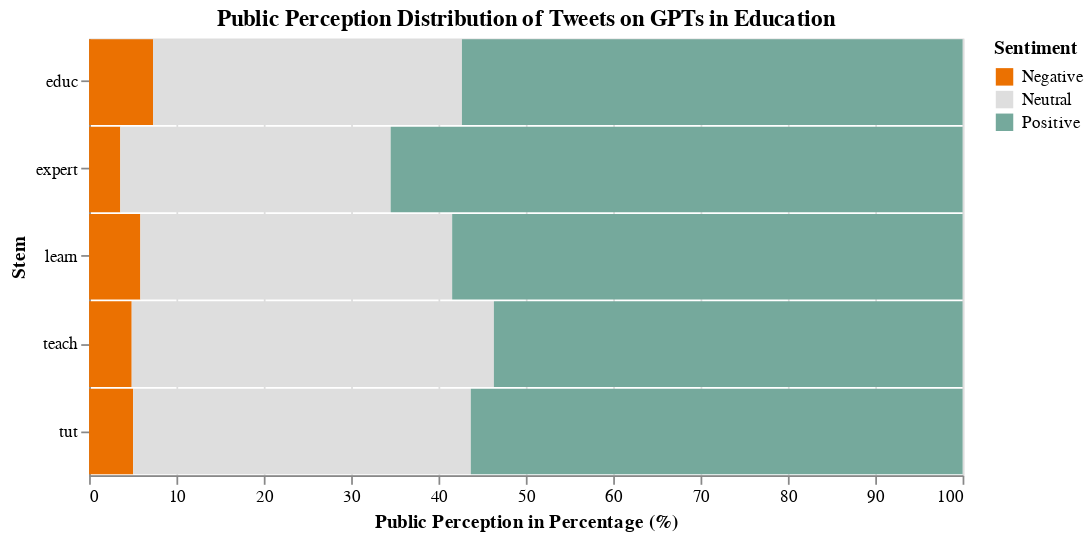

Notebook code cell kept with this figure:
### Markdown cell above
Remaining tweets face scrutiny given the ambiguity associated with filtered stems. Ambiguity may introduce semantic mismatches caused by **_TheFuzz_**. Stems deemed non-relevant to our niche are manually omitted, leaving 780 tweets.

### Code cell
#prepare data for share in tooltip
alt_vis = (
    df_vis.groupby(
        [
            "match_with", 
            "sentiment"
        ]
    )
    .size()
    .reset_index(
        name = "count"
    )
    .assign(
        share = lambda row: row["count"] / row.groupby("match_with")["count"].transform("sum"),
        sentiment = lambda row: row["sentiment"].str.title()
    )
    .sort_values(
        [
            "match_with", 
            "sentiment"
        ]
    )
)

alt.Chart(alt_vis).mark_bar(size = 49).encode(
    x = alt.X(
        shorthand = "sum(count):Q",
        stack = "normalize",
        axis = alt.Axis(
            title = "Public Perception in Percentage (%)",
            labelExpr = "datum.value * 100",
        )
    ),
    y = alt.Y(
        shorthand = "match_with:N",
        axis = alt.Axis(
            title = "Stem",
        ),
    ),
    color = alt.Color(
        shorthand = "sentiment:N",
        scale = alt.Scale(
            range = [
                "#EB7101", 
                "#DEDEDE",
                "#75A99C"
            ]
        ),
        legend = alt.Legend(
            title = "Sentiment"
        )
    ),
    order = alt.Order(
        "color_sentiment_index:Q"
    ),
    tooltip = [
        alt.Tooltip(
            shorthand = "count:Q",
            title = "Quantity"
        ),
        alt.Tooltip(
            shorthand = "share:Q",
            title = "Share",
            format = ".0%"
        )
    ]
).properties(
    title = "Public Perception Distribution of Tweets on GPTs in Education",
    width = 500,
    height = 250
)

### Figure 1 — Vega-Lite specification as saved in the notebook (floating-point values rounded to 4 significant figures)
{"config": {"view": {"continuousWidth": 300, "continuousHeight": 300}}, "data": {"name": "data-39c232177b27b7d785488416dd57bce2"}, "mark": {"type": "bar", "size": 49}, "encoding": {"color": {"field": "sentiment", "legend": {"title": "Sentiment"}, "scale": {"range": ["#EB7101", "#DEDEDE", "#75A99C"]}, "type": "nominal"}, "order": {"field": "color_sentiment_index", "type": "quantitative"}, "tooltip": [{"field": "count", "title": "Quantity", "type": "quantitative"}, {"field": "share", "format": ".0%", "title": "Share", "type": "quantitative"}], "x": {"aggregate": "sum", "axis": {"labelExpr": "datum.value * 100", "title": "Public Perception in Percentage (%)"}, "field": "count", "stack": "normalize", "type": "quantitative"}, "y": {"axis": {"title": "Stem"}, "field": "match_with", "type": "nominal"}}, "height": 250, "title": "Public Perception Distribution of Tweets on GPTs in Education", "width": 500, "$schema": "https://vega.github.io/schema/vega-lite/v5.16.3.json", "datasets": {"data-39c232177b27b7d785488416dd57bce2": [{"match_with": "educ", "sentiment": "Negative", "count": 6, "share": 0.07317}, {"match_with": "educ", "sentiment": "Neutral", "count": 29, "share": 0.3537}, {"match_with": "educ", "sentiment": "Positive", "count": 47, "share": 0.5732}, {"match_with": "expert", "sentiment": "Negative", "count": 6, "share": 0.03571}, {"match_with": "expert", "sentiment": "Neutral", "count": 52, "share": 0.3095}, {"match_with": "expert", "sentiment": "Positive", "count": 110, "share": 0.6548}, {"match_with": "learn", "sentiment": "Negative", "count": 24, "share": 0.05868}, {"match_with": "learn", "sentiment": "Neutral", "count": 146, "share": 0.357}, {"match_with": "learn", "sentiment": "Positive", "count": 239, "share": 0.5844}, {"match_with": "teach", "sentiment": "Negative", "count": 4, "share": 0.04878}, {"match_with": "teach", "sentiment": "Neutral", "count": 34, "share": 0.4146}, {"match_with": "teach", "sentiment": "Positive", "count": 44, "share": 0.5366}, {"match_with": "tut", "sentiment": "Negative", "count": 6, "share": 0.05042}, {"match_with": "tut", "sentiment": "Neutral", "count": 46, "share": 0.3866}, {"match_with": "tut", "sentiment": "Positive", "count": 67, "share": 0.563}]}}
